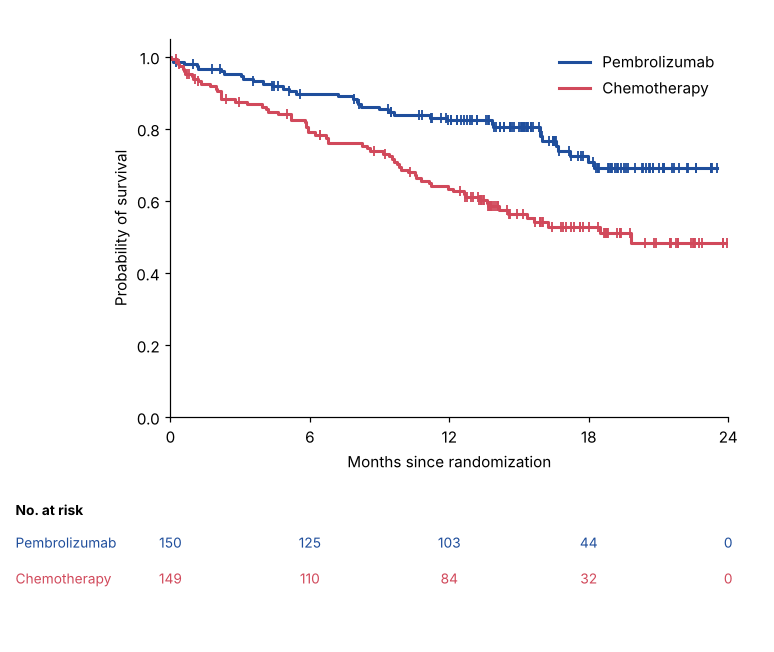
#> input picture priorart-lens/data/llm_test/synthetic/synthetic_1.png, 774 x 652 px
$ python -i axes.py   (imports and definitions only)
#> lines starting #> are read from the running program, lines starting #| are printed output that depends on the picture; after the words box and inside, x2 and y2 are one past the last pixel; in counts of white or black regions, pixels touching at a corner belong together
"""Step 2: find the plot area (the rectangle bounded by the axis lines).

Axis spines are long, dark, straight lines. Real journal figures often also
have an outer frame around the whole figure, so we look for L-shaped corners
(a horizontal line whose left end meets a vertical line's bottom end) and pick
the tightest such box that still contains most of the colored data.
(Later: back this up with the YOLO 'plot_area' detector.)
"""
from __future__ import annotations

import cv2
import numpy as np


def _dark_mask(img):
    hsv = cv2.cvtColor(img, cv2.COLOR_RGB2HSV)
    gray = cv2.cvtColor(img, cv2.COLOR_RGB2GRAY)
    local = cv2.GaussianBlur(gray, (0, 0), 15)
    dark = ((gray.astype(int) < local.astype(int) - 40) | (gray < 110)) & (hsv[:, :, 1] < 90)
    return dark.astype(np.uint8) * 255


def _segments(mask, horizontal: bool, min_len: int):
    """Connected straight segments as (x0, y0, x1, y1)."""
    n, _, st, _ = cv2.connectedComponentsWithStats(mask)
    segs = []
    for i in range(1, n):
        x, y, w, h, _ = st[i]
        if (w if horizontal else h) >= min_len:
            segs.append((int(x), int(y), int(x + w - 1), int(y + h - 1)))
    return segs


def _colored_fraction(img, box, colored):
    x0, y0, x1, y1 = box
    tot = colored.sum()
    return colored[y0:y1 + 1, x0:x1 + 1].sum() / tot if tot else 0.0


def find_plot_box(img: np.ndarray):
    """Return (x0, y0, x1, y1) in pixels, or None."""
    h, w = img.shape[:2]
    dark = _dark_mask(img)
    hk = cv2.getStructuringElement(cv2.MORPH_RECT, (max(25, w // 6), 1))
    vk = cv2.getStructuringElement(cv2.MORPH_RECT, (1, max(25, h // 6)))
    hl = cv2.morphologyEx(dark, cv2.MORPH_OPEN, hk)
    vl = cv2.morphologyEx(dark, cv2.MORPH_OPEN, vk)
    # small vertical closing so tick marks don't split a line
    hl = cv2.morphologyEx(hl, cv2.MORPH_CLOSE, np.ones((3, 9), np.uint8))
    vl = cv2.morphologyEx(vl, cv2.MORPH_CLOSE, np.ones((9, 3), np.uint8))
    hs = _segments(hl, True, int(0.2 * w))
    vs = _segments(vl, False, int(0.2 * h))
    if not hs or not vs:
        return None

    hsv = cv2.cvtColor(img, cv2.COLOR_RGB2HSV)
    colored = ((hsv[:, :, 1] > 70) & (hsv[:, :, 2] > 50)).astype(np.uint8)

    tol = max(8, int(0.015 * max(w, h)))
    cands = []
    for hx0, hy0, hx1, hy1 in hs:
        y_axis = (hy0 + hy1) // 2
        for vx0, vy0, vx1, vy1 in vs:
            x_axis = (vx0 + vx1) // 2
            # L corner: vertical line's bottom meets horizontal line's left end
            if abs(vy1 - y_axis) <= tol and abs(hx0 - x_axis) <= tol:
                top = vy0
                # right edge: a vertical line rising from the right end, else the x-line's end
                right = hx1
                box = (x_axis, top, right, y_axis)
                if right - x_axis < 0.2 * w or y_axis - top < 0.2 * h:
                    continue
                cands.append(box)
    if cands:
        scored = []
        for b in cands:
            frac = _colored_fraction(img, b, colored)
            area = (b[2] - b[0]) * (b[3] - b[1])
            scored.append((frac >= 0.6, -area, b))
        # prefer boxes holding the colored data, then the smallest one
        scored.sort(key=lambda s: (s[0], s[1]), reverse=True)
        best = scored[0][2]
        return tuple(int(v) for v in best)

    # fallback: bottom-most long horizontal + left-most long vertical
    bottom = max(s[3] for s in hs)
    left = min(s[0] for s in vs)
    right = max(s[2] for s in hs if s[3] == bottom)
    top = min(s[1] for s in vs if s[0] == left)
    if right - left < 0.2 * w or bottom - top < 0.2 * h:
        return None
    return int(left), int(top), int(right), int(bottom)

>>> import cv2
>>> picture = cv2.cvtColor(cv2.imread('../data/llm_test/synthetic/synthetic_1.png'), cv2.COLOR_BGR2RGB)
>>> result = find_plot_box(picture)
#> in _dark_mask, `local = cv2.GaussianBlur(gray, (0, 0), 15)`:
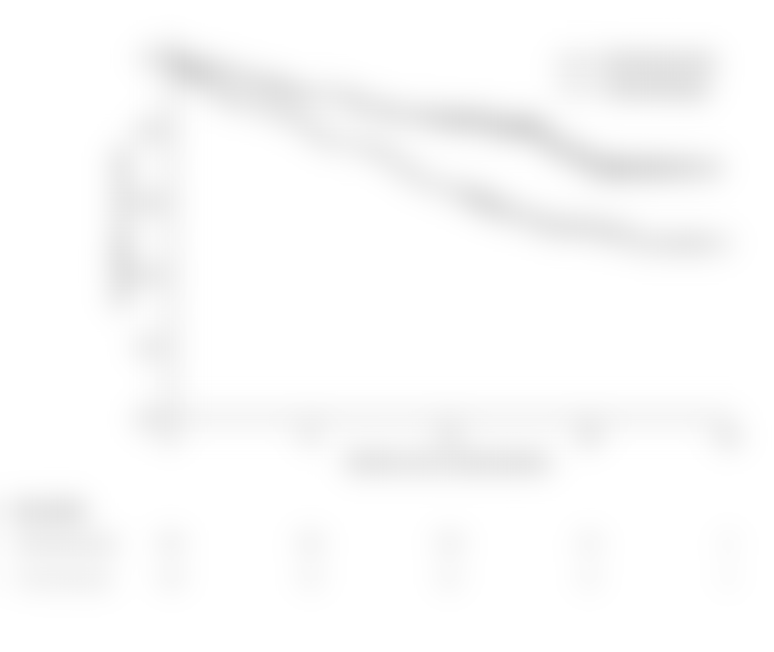
#> local: shape (652, 774); min 217, max 255, mean 250.7
#> in _dark_mask, `dark = ((gray.astype(int) < local.astype(int) - 40) | (gray < 110)) & ..`:
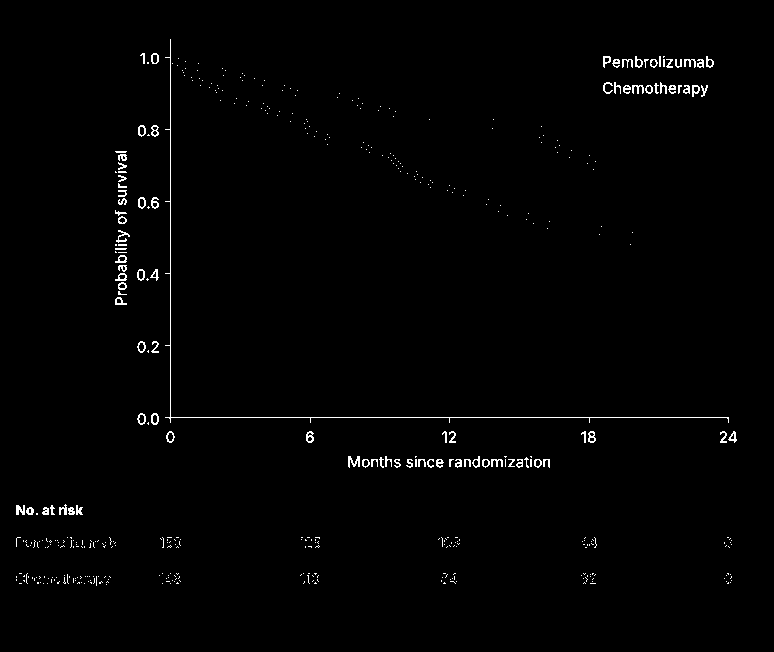
#> dark: shape (652, 774) bool; 1.1% white in thin lines or dots, all inside (x1, y1, x2, y2) = (16, 39, 737, 586)
#> in find_plot_box, `hl = cv2.morphologyEx(dark, cv2.MORPH_OPEN, hk)`:
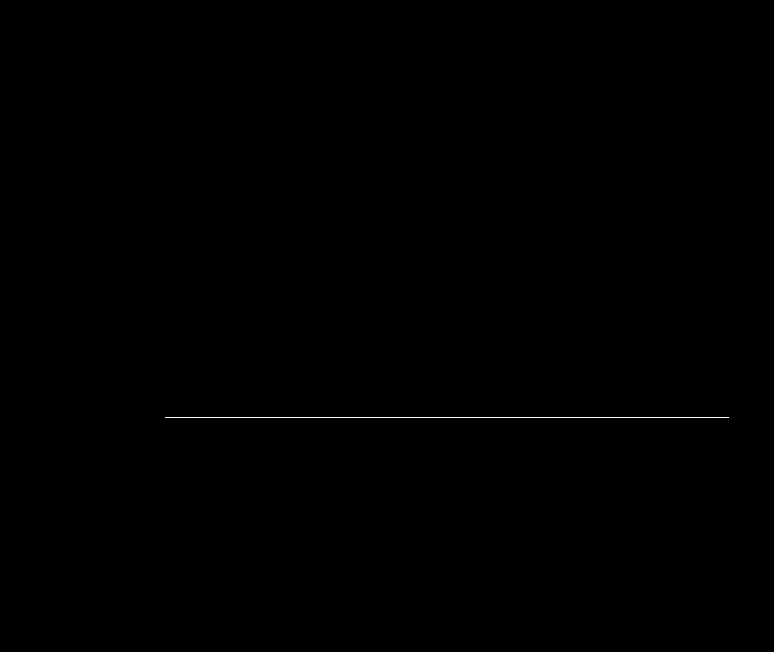
#> hl: shape (652, 774); 0.11% white in thin lines or dots, all inside (x1, y1, x2, y2) = (165, 417, 729, 418)
#> in find_plot_box, `vl = cv2.morphologyEx(dark, cv2.MORPH_OPEN, vk)`:
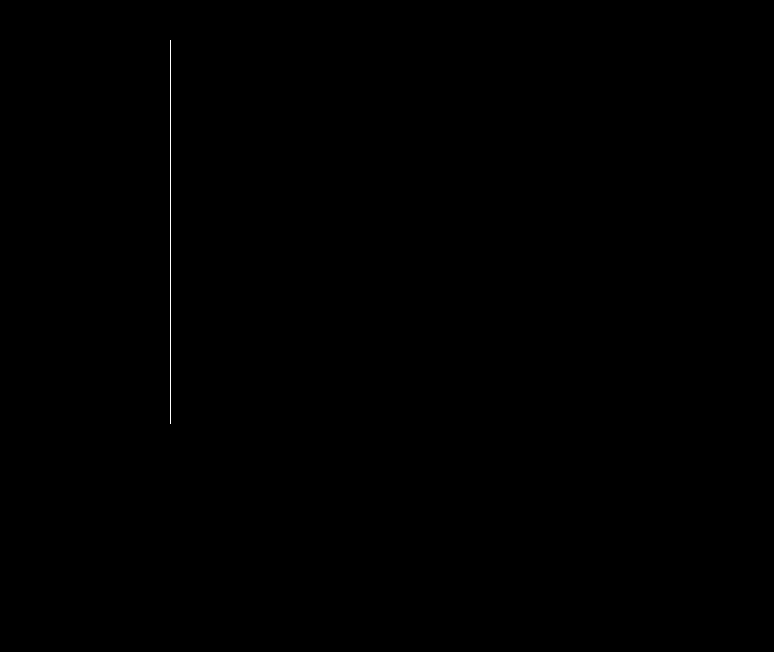
#> vl: shape (652, 774); 0.08% white in thin lines or dots, all inside (x1, y1, x2, y2) = (170, 40, 171, 424)
#> in _segments, `n, _, st, _ = cv2.connectedComponentsWithStats(mask)`: n = 2; st = [[0, 0, 774, 652, 504084], [165, 417, 564, 1, 564]]
#> the loop in _segments, `for i in range(1, n):` made 1 pass
#> (x, y, w, h) on pass 1: (165, 417, 564, 1)
#> after the loop in _segments, `for i in range(1, n):`: segs = [(165, 417, 728, 417)]
#> the loop in _segments (call 2), `for i in range(1, n):` made 1 pass
#> (x, y, w, h) on pass 1: (170, 40, 1, 384)
#> in find_plot_box, `vs = _segments(vl, False, int(0.2 * h))`: vs = [(170, 40, 170, 423)]
#> in find_plot_box, `colored = ((hsv[:, :, 1] > 70) & (hsv[:, :, 2] > 50)).astype(np.uint8)`:
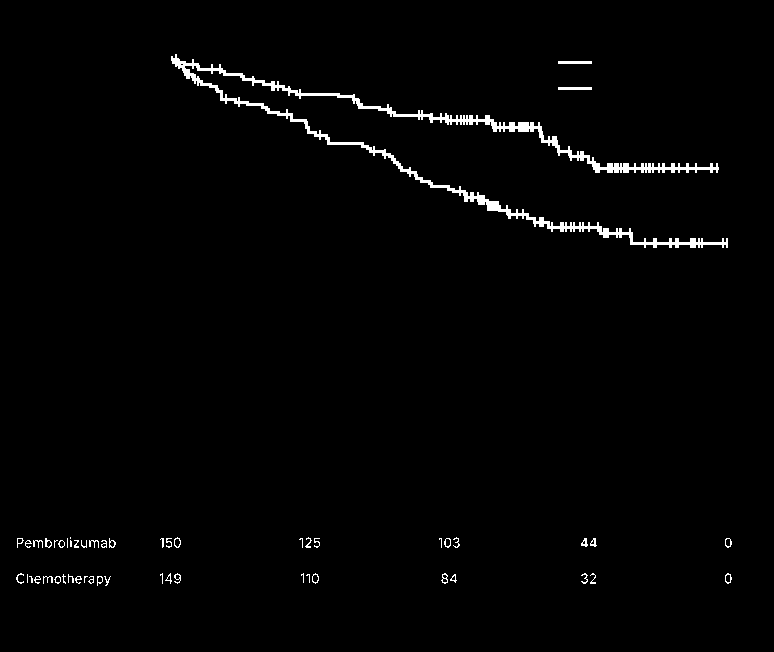
#> colored: shape (652, 774); values 0 (black) and 1 (white), 1.5% white; 53 white regions (13 under 20 px), largest, box (x1, y1, x2, y2) and area: (171, 54, 728, 248) 6116, (558, 61, 592, 64) 102, (558, 87, 592, 90) 102
#> the loop in find_plot_box, `for hx0, hy0, hx1, hy1 in hs:` made 1 pass
#> (hx0, hy0, hx1, hy1, y_axis) on pass 1: (165, 417, 728, 417, 417)
#> after the loop in find_plot_box, `for hx0, hy0, hx1, hy1 in hs:`: cands = [(170, 40, 728, 417)]
#> the loop in find_plot_box, `for b in cands:` made 1 pass
#> (x0 in _colored_fraction, y0 in _colored_fraction, x1 in _colored_fraction, y1 in _colored_fraction, tot in _colored_fraction, frac, area) on pass 1: (170, 40, 728, 417, 7528, 0.84, 210366)
#> after the loop in find_plot_box, `for b in cands:`: scored = [(True, -210366, (170, 40, 728, 417))]
#> in find_plot_box, `best = scored[0][2]`: best = (170, 40, 728, 417)
#> result = (170, 40, 728, 417)

$ run again, on priorart-lens/data/llm_test/synthetic/synthetic_3.png
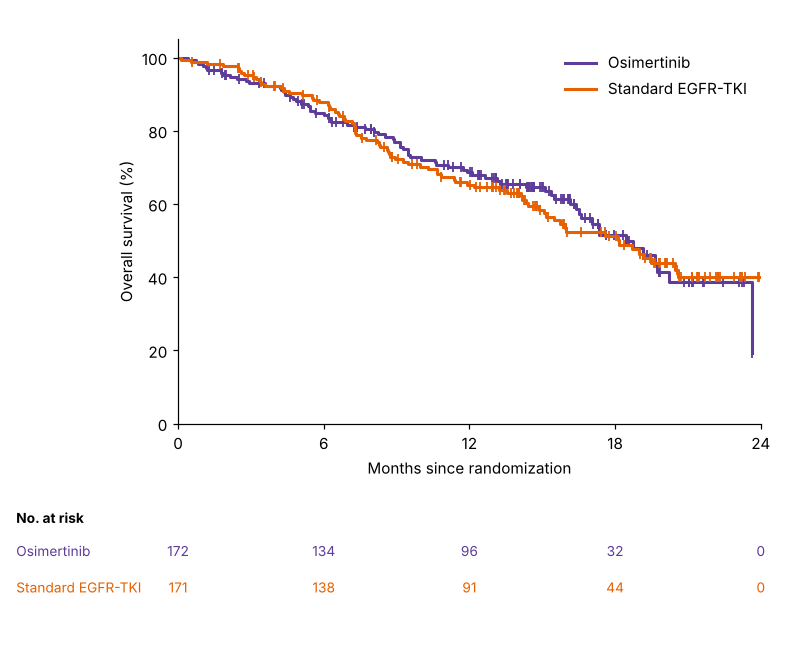
#> input picture priorart-lens/data/llm_test/synthetic/synthetic_3.png, 809 x 662 px
#> hsv: shape (662, 809, 3); mean H, S, V 1.4, 2.9, 252.3
#> in _dark_mask, `dark = ((gray.astype(int) < local.astype(int) - 40) | (gray < 110)) & ..`:
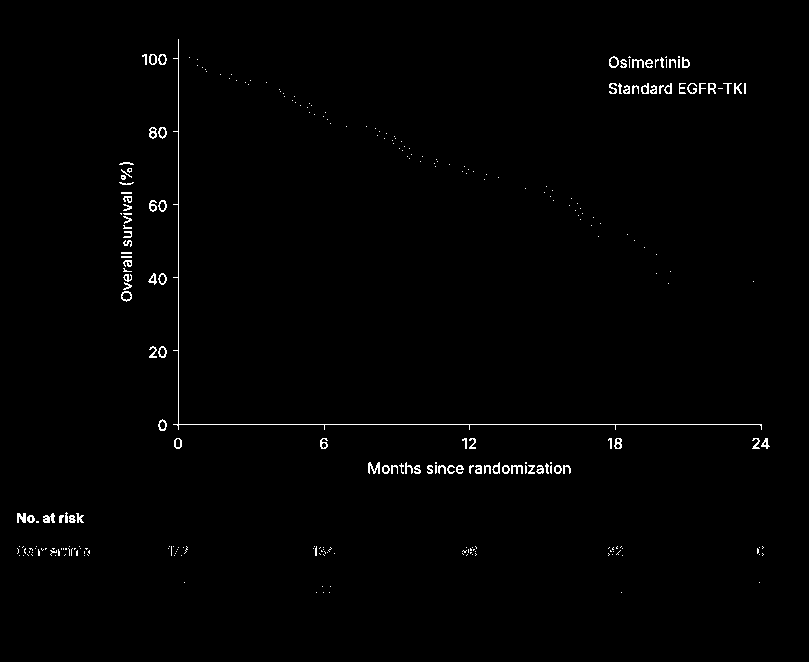
#> dark: shape (662, 809) bool; 0.95% white in thin lines or dots, all inside (x1, y1, x2, y2) = (17, 39, 770, 593)
#> hl: shape (662, 809); 0.11% white in thin lines or dots, all inside (x1, y1, x2, y2) = (174, 424, 763, 425)
#> vl: shape (662, 809); 0.07% white in thin lines or dots, all inside (x1, y1, x2, y2) = (178, 40, 179, 431)
#> n = 2; st = [[0, 0, 809, 662, 534969], [174, 424, 589, 1, 589]]
#> the loop in _segments, `for i in range(1, n):` made 1 pass
#> (x, y, w, h) on pass 1: (174, 424, 589, 1)
#> after the loop in _segments, `for i in range(1, n):`: segs = [(174, 424, 762, 424)]
#> the loop in _segments (call 2), `for i in range(1, n):` made 1 pass
#> (x, y, w, h) on pass 1: (178, 40, 1, 391)
#> vs = [(178, 40, 178, 430)]
#> in find_plot_box, `colored = ((hsv[:, :, 1] > 70) & (hsv[:, :, 2] > 50)).astype(np.uint8)`:
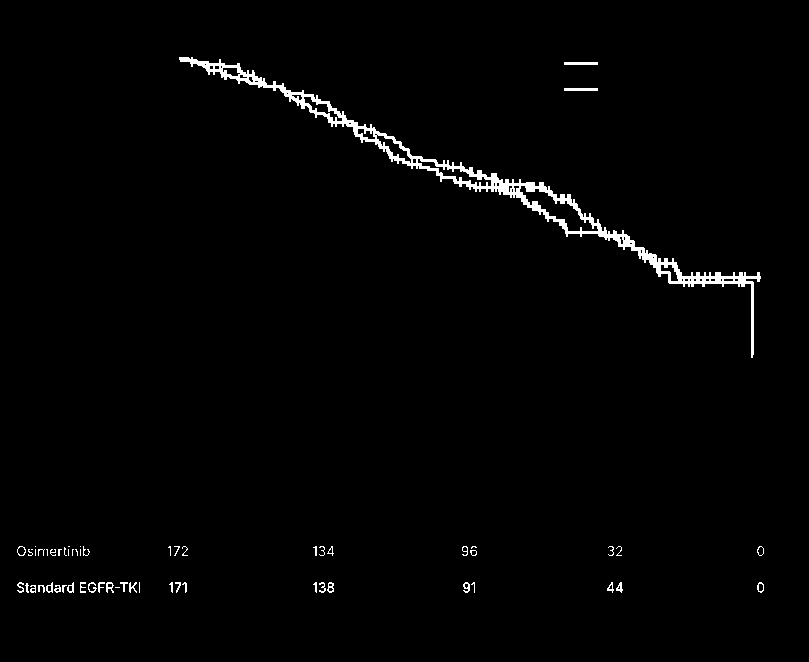
#> colored: shape (662, 809); values 0 (black) and 1 (white), 1.5% white; 59 white regions (20 under 20 px), largest, box (x1, y1, x2, y2) and area: (179, 57, 761, 358) 6287, (564, 62, 598, 65) 102, (564, 88, 598, 91) 102
#> the loop in find_plot_box, `for hx0, hy0, hx1, hy1 in hs:` made 1 pass
#> (hx0, hy0, hx1, hy1, y_axis) on pass 1: (174, 424, 762, 424, 424)
#> after the loop in find_plot_box, `for hx0, hy0, hx1, hy1 in hs:`: cands = [(178, 40, 762, 424)]
#> the loop in find_plot_box, `for b in cands:` made 1 pass
#> (x0 in _colored_fraction, y0 in _colored_fraction, x1 in _colored_fraction, y1 in _colored_fraction, tot in _colored_fraction, frac, area) on pass 1: (178, 40, 762, 424, 7792, 0.833, 224256)
#> after the loop in find_plot_box, `for b in cands:`: scored = [(True, -224256, (178, 40, 762, 424))]
#> best = (178, 40, 762, 424)
